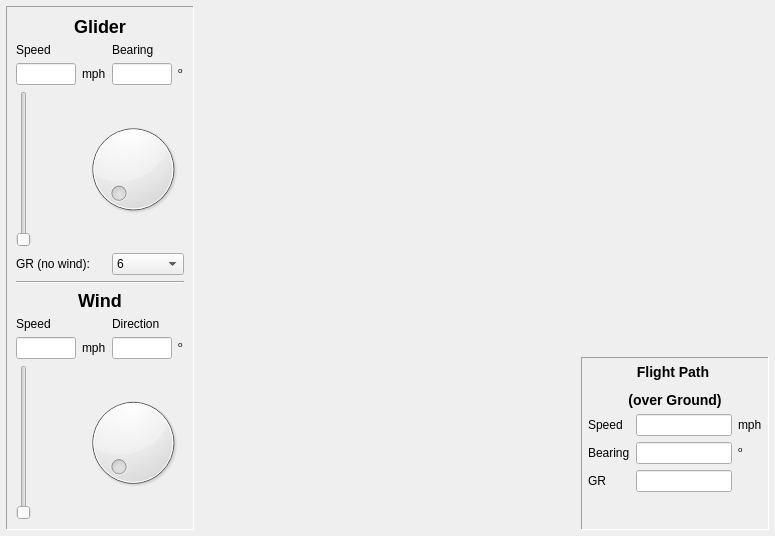
<?xml version="1.0" encoding="UTF-8"?>
<ui version="4.0">
 <class>FlightPath</class>
 <widget class="QWidget" name="FlightPath">
  <property name="geometry">
   <rect>
    <x>0</x>
    <y>0</y>
    <width>775</width>
    <height>536</height>
   </rect>
  </property>
  <property name="windowTitle">
   <string>FlightPath</string>
  </property>
  <layout class="QGridLayout" name="gridLayout" rowstretch="2,1" columnstretch="2,4,2">
   <property name="leftMargin">
    <number>6</number>
   </property>
   <property name="topMargin">
    <number>6</number>
   </property>
   <property name="rightMargin">
    <number>6</number>
   </property>
   <property name="bottomMargin">
    <number>6</number>
   </property>
   <property name="spacing">
    <number>6</number>
   </property>
   <item row="1" column="1">
    <widget class="GRplotter" name="sideView" native="true"/>
   </item>
   <item row="0" column="0" rowspan="2">
    <widget class="QFrame" name="frame">
     <property name="maximumSize">
      <size>
       <width>300</width>
       <height>16777215</height>
      </size>
     </property>
     <property name="frameShape">
      <enum>QFrame::Panel</enum>
     </property>
     <property name="frameShadow">
      <enum>QFrame::Sunken</enum>
     </property>
     <layout class="QGridLayout" name="gridLayout_2">
      <item row="11" column="2">
       <widget class="QLineEdit" name="windDir_LE">
        <property name="readOnly">
         <bool>true</bool>
        </property>
       </widget>
      </item>
      <item row="10" column="2">
       <widget class="QLabel" name="wind_direction_label">
        <property name="text">
         <string>Direction</string>
        </property>
       </widget>
      </item>
      <item row="8" column="0" colspan="4">
       <widget class="QLabel" name="wind_title">
        <property name="text">
         <string>&lt;h2&gt;Wind&lt;/h2&gt;</string>
        </property>
        <property name="alignment">
         <set>Qt::AlignCenter</set>
        </property>
       </widget>
      </item>
      <item row="13" column="0">
       <widget class="QSlider" name="windSpeed">
        <property name="sizePolicy">
         <sizepolicy hsizetype="Fixed" vsizetype="MinimumExpanding">
          <horstretch>0</horstretch>
          <verstretch>0</verstretch>
         </sizepolicy>
        </property>
        <property name="orientation">
         <enum>Qt::Vertical</enum>
        </property>
       </widget>
      </item>
      <item row="2" column="0">
       <widget class="QLineEdit" name="gliderSpeed_LE">
        <property name="readOnly">
         <bool>true</bool>
        </property>
       </widget>
      </item>
      <item row="7" column="0" colspan="4">
       <widget class="Line" name="line">
        <property name="orientation">
         <enum>Qt::Horizontal</enum>
        </property>
       </widget>
      </item>
      <item row="11" column="1">
       <widget class="QLabel" name="wind_mph_label">
        <property name="text">
         <string>mph</string>
        </property>
       </widget>
      </item>
      <item row="11" column="0">
       <widget class="QLineEdit" name="windSpeed_LE">
        <property name="readOnly">
         <bool>true</bool>
        </property>
       </widget>
      </item>
      <item row="10" column="0">
       <widget class="QLabel" name="wind_speed_label">
        <property name="text">
         <string>Speed</string>
        </property>
       </widget>
      </item>
      <item row="11" column="3">
       <widget class="QLabel" name="wind_deg_label">
        <property name="text">
         <string>&lt;sup&gt;o&lt;/sup&gt;</string>
        </property>
       </widget>
      </item>
      <item row="2" column="3">
       <widget class="QLabel" name="glider_deg_label">
        <property name="text">
         <string>&lt;sup&gt;o&lt;/sup&gt;</string>
        </property>
       </widget>
      </item>
      <item row="0" column="0" colspan="4">
       <widget class="QLabel" name="glider_title">
        <property name="text">
         <string>&lt;h2&gt;Glider&lt;/h2&gt;</string>
        </property>
        <property name="alignment">
         <set>Qt::AlignCenter</set>
        </property>
       </widget>
      </item>
      <item row="2" column="2">
       <widget class="QLineEdit" name="gliderDir_LE">
        <property name="enabled">
         <bool>true</bool>
        </property>
        <property name="readOnly">
         <bool>true</bool>
        </property>
       </widget>
      </item>
      <item row="2" column="1">
       <widget class="QLabel" name="glider_mph_label">
        <property name="text">
         <string>mph</string>
        </property>
       </widget>
      </item>
      <item row="1" column="2">
       <widget class="QLabel" name="glider_bearing_label">
        <property name="text">
         <string>Bearing</string>
        </property>
       </widget>
      </item>
      <item row="1" column="0">
       <widget class="QLabel" name="glider_speed_label">
        <property name="text">
         <string>Speed</string>
        </property>
       </widget>
      </item>
      <item row="4" column="0">
       <widget class="QSlider" name="gliderSpeed">
        <property name="sizePolicy">
         <sizepolicy hsizetype="Fixed" vsizetype="MinimumExpanding">
          <horstretch>0</horstretch>
          <verstretch>0</verstretch>
         </sizepolicy>
        </property>
        <property name="orientation">
         <enum>Qt::Vertical</enum>
        </property>
       </widget>
      </item>
      <item row="4" column="1" colspan="3">
       <widget class="QDial" name="gliderDir"/>
      </item>
      <item row="13" column="1" colspan="3">
       <widget class="QDial" name="windDir"/>
      </item>
      <item row="5" column="0" colspan="2">
       <widget class="QLabel" name="label">
        <property name="text">
         <string>GR (no wind):</string>
        </property>
       </widget>
      </item>
      <item row="5" column="2" colspan="2">
       <widget class="QComboBox" name="glider_GR">
        <item>
         <property name="text">
          <string>6</string>
         </property>
        </item>
        <item>
         <property name="text">
          <string>7</string>
         </property>
        </item>
        <item>
         <property name="text">
          <string>8</string>
         </property>
        </item>
        <item>
         <property name="text">
          <string>9</string>
         </property>
        </item>
        <item>
         <property name="text">
          <string>10</string>
         </property>
        </item>
       </widget>
      </item>
     </layout>
    </widget>
   </item>
   <item row="1" column="2">
    <widget class="QFrame" name="statusFrame">
     <property name="frameShape">
      <enum>QFrame::Panel</enum>
     </property>
     <property name="frameShadow">
      <enum>QFrame::Sunken</enum>
     </property>
     <layout class="QGridLayout" name="gridLayout_3">
      <property name="leftMargin">
       <number>6</number>
      </property>
      <property name="topMargin">
       <number>6</number>
      </property>
      <property name="rightMargin">
       <number>6</number>
      </property>
      <property name="bottomMargin">
       <number>6</number>
      </property>
      <item row="1" column="2">
       <widget class="QLabel" name="flight_path_mph_label">
        <property name="text">
         <string>mph</string>
        </property>
       </widget>
      </item>
      <item row="1" column="1">
       <widget class="QLineEdit" name="flight_path_speed_LE">
        <property name="readOnly">
         <bool>true</bool>
        </property>
       </widget>
      </item>
      <item row="3" column="0">
       <widget class="QLabel" name="GR_label">
        <property name="text">
         <string>GR</string>
        </property>
       </widget>
      </item>
      <item row="3" column="1">
       <widget class="QLineEdit" name="flight_path_GR_LE">
        <property name="readOnly">
         <bool>true</bool>
        </property>
       </widget>
      </item>
      <item row="2" column="1">
       <widget class="QLineEdit" name="flight_path_bearing_LE">
        <property name="readOnly">
         <bool>true</bool>
        </property>
       </widget>
      </item>
      <item row="0" column="0" colspan="3">
       <widget class="QLabel" name="flight_path_title">
        <property name="text">
         <string>&lt;html&gt;&lt;head/&gt;&lt;body&gt;&lt;h1 align=&quot;center&quot; style=&quot; margin-top:14px; margin-bottom:12px; margin-left:0px; margin-right:0px; -qt-block-indent:0; text-indent:0px;&quot;&gt;&lt;span style=&quot; font-size:large; font-weight:700;&quot;&gt;Flight Path &lt;/span&gt;&lt;/h1&gt;&lt;p align=&quot;center&quot;&gt;&lt;span style=&quot; font-size:large; font-weight:700;&quot;&gt;(over Ground)&lt;/span&gt;&lt;/p&gt;&lt;/body&gt;&lt;/html&gt;</string>
        </property>
       </widget>
      </item>
      <item row="2" column="0">
       <widget class="QLabel" name="flighg_labelt_path_bearin">
        <property name="text">
         <string>Bearing</string>
        </property>
       </widget>
      </item>
      <item row="1" column="0">
       <widget class="QLabel" name="flight_path_speed_label">
        <property name="text">
         <string>Speed</string>
        </property>
       </widget>
      </item>
      <item row="2" column="2">
       <widget class="QLabel" name="flight_path_deg_label">
        <property name="text">
         <string>&lt;sup&gt;o&lt;/sup&gt;</string>
        </property>
       </widget>
      </item>
      <item row="4" column="0">
       <spacer name="verticalSpacer">
        <property name="orientation">
         <enum>Qt::Vertical</enum>
        </property>
        <property name="sizeHint" stdset="0">
         <size>
          <width>20</width>
          <height>40</height>
         </size>
        </property>
       </spacer>
      </item>
     </layout>
    </widget>
   </item>
   <item row="0" column="1" colspan="2">
    <widget class="Plotter" name="groundView" native="true"/>
   </item>
  </layout>
 </widget>
 <customwidgets>
  <customwidget>
   <class>Plotter</class>
   <extends>QWidget</extends>
   <header>Plotter.h</header>
   <container>1</container>
  </customwidget>
  <customwidget>
   <class>GRplotter</class>
   <extends>QWidget</extends>
   <header>GRplotter.h</header>
   <container>1</container>
  </customwidget>
 </customwidgets>
 <resources/>
 <connections/>
</ui>
